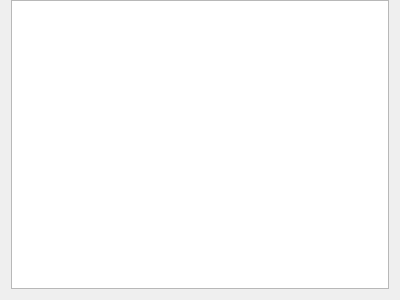
<?xml version="1.0" encoding="UTF-8"?>
<ui version="4.0">
 <class>GroupList</class>
 <widget class="QDialog" name="GroupList">
  <property name="geometry">
   <rect>
    <x>0</x>
    <y>0</y>
    <width>400</width>
    <height>300</height>
   </rect>
  </property>
  <property name="windowTitle">
   <string>Dialog</string>
  </property>
  <layout class="QVBoxLayout" name="verticalLayout">
   <property name="topMargin">
    <number>0</number>
   </property>
   <item>
    <layout class="QVBoxLayout" name="toolLayout"/>
   </item>
   <item>
    <widget class="QListView" name="catsView"/>
   </item>
  </layout>
 </widget>
 <resources/>
 <connections/>
</ui>
